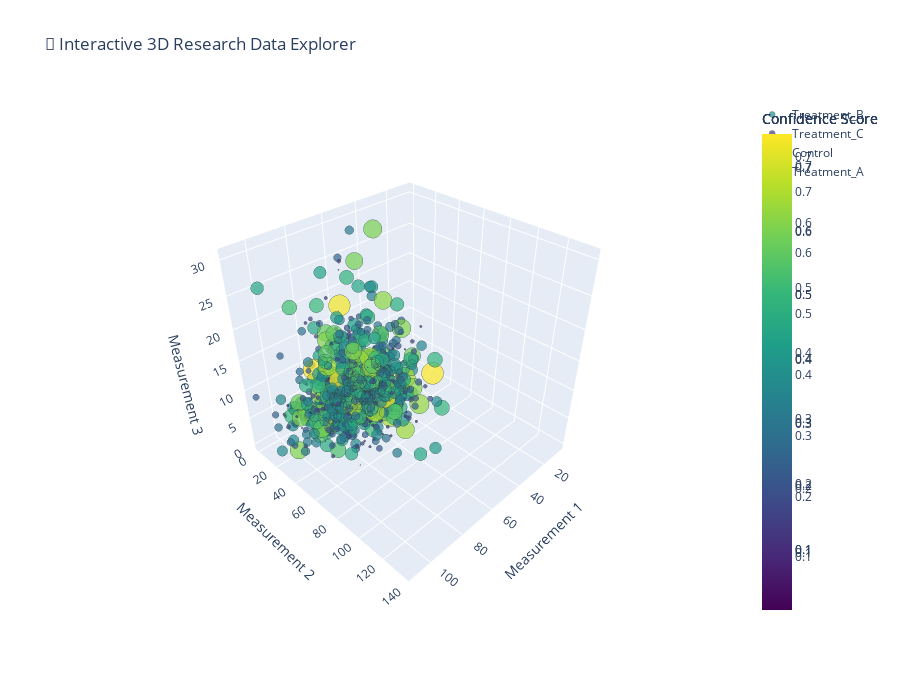
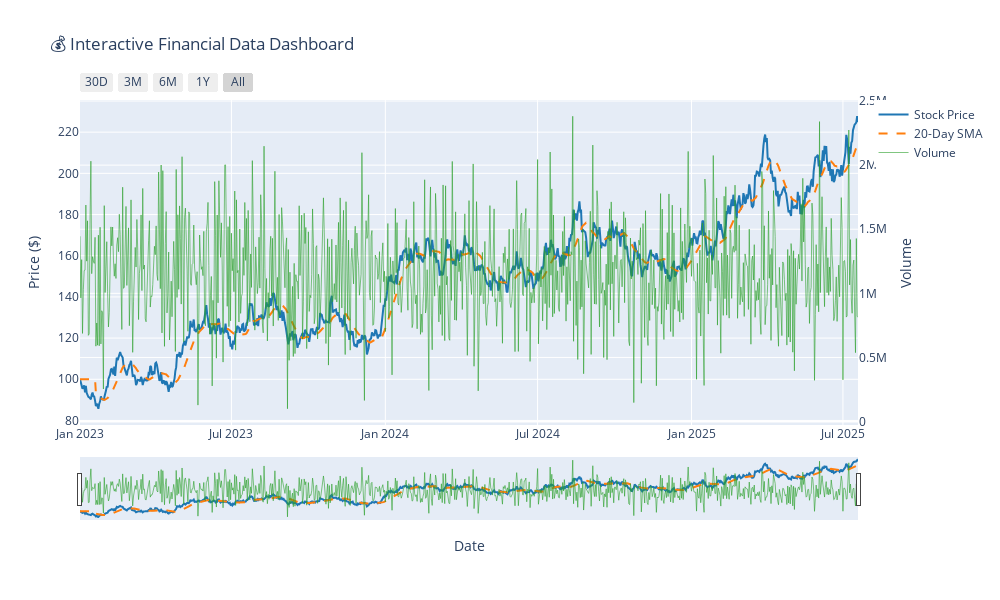

Here is the notebook cell these charts were saved with, in order:
### Code cell
# Interactive Visualizations with Plotly
print("🔄 INTERACTIVE PLOTLY VISUALIZATIONS")
print("=" * 45)

# 1. Interactive 3D scatter plot
fig_3d = go.Figure()

# Add different treatment groups as separate traces for better interactivity
for group in df_research['treatment_group'].unique():
    group_data = df_research[df_research['treatment_group'] == group]
    
    fig_3d.add_trace(go.Scatter3d(
        x=group_data['measurement_1'],
        y=group_data['measurement_2'],
        z=group_data['measurement_3'],
        mode='markers',
        marker=dict(
            size=group_data['confidence_score'] * 20,  # Size based on confidence
            opacity=0.7,
            colorscale='Viridis',
            color=group_data['confidence_score'],
            colorbar=dict(title="Confidence Score"),
            line=dict(width=0.5, color='DarkSlateGrey')
        ),
        name=group,
        text=[f"ID: {id}<br>Lab: {lab}<br>Researcher: {res}<br>Confidence: {conf:.2f}" 
              for id, lab, res, conf in zip(group_data['experiment_id'], 
                                           group_data['lab_location'],
                                           group_data['researcher'],
                                           group_data['confidence_score'])],
        hovertemplate="<b>%{fullData.name}</b><br>" +
                      "Measurement 1: %{x:.2f}<br>" +
                      "Measurement 2: %{y:.2f}<br>" +
                      "Measurement 3: %{z:.2f}<br>" +
                      "%{text}<extra></extra>"
    ))

fig_3d.update_layout(
    title="🔬 Interactive 3D Research Data Explorer",
    scene=dict(
        xaxis_title="Measurement 1",
        yaxis_title="Measurement 2",
        zaxis_title="Measurement 3",
        camera=dict(eye=dict(x=1.5, y=1.5, z=1.5))
    ),
    width=900,
    height=700,
    font=dict(size=12)
)

fig_3d.show()

# 2. Interactive time series with multiple traces and range selector
fig_ts = go.Figure()

# Add price data
fig_ts.add_trace(go.Scatter(
    x=df_financial['date'],
    y=df_financial['price'],
    mode='lines',
    name='Stock Price',
    line=dict(color='#1f77b4', width=2),
    hovertemplate="Date: %{x}<br>Price: $%{y:.2f}<extra></extra>"
))

# Add moving average
fig_ts.add_trace(go.Scatter(
    x=df_financial['date'],
    y=df_financial['sma_20'],
    mode='lines',
    name='20-Day SMA',
    line=dict(color='#ff7f0e', width=2, dash='dash'),
    hovertemplate="Date: %{x}<br>SMA: $%{y:.2f}<extra></extra>"
))

# Add volume as secondary y-axis
fig_ts.add_trace(go.Scatter(
    x=df_financial['date'],
    y=df_financial['volume'],
    mode='lines',
    name='Volume',
    yaxis='y2',
    line=dict(color='#2ca02c', width=1),
    opacity=0.6,
    hovertemplate="Date: %{x}<br>Volume: %{y:,.0f}<extra></extra>"
))

fig_ts.update_layout(
    title="💰 Interactive Financial Data Dashboard",
    xaxis=dict(
        title="Date",
        rangeslider=dict(visible=True),
        rangeselector=dict(
            buttons=list([
                dict(count=30, label="30D", step="day", stepmode="backward"),
                dict(count=90, label="3M", step="day", stepmode="backward"),
                dict(count=180, label="6M", step="day", stepmode="backward"),
                dict(count=365, label="1Y", step="day", stepmode="backward"),
                dict(step="all", label="All")
            ])
        )
    ),
    yaxis=dict(title="Price ($)", side="left"),
    yaxis2=dict(title="Volume", side="right", overlaying="y"),
    hovermode='x unified',
    width=1000,
    height=600,
    font=dict(size=12)
)

fig_ts.show()

# 3. Interactive geographic map with sales data
fig_map = go.Figure()

# Aggregate sales by city
city_totals = df_geographic.groupby(['city', 'latitude', 'longitude', 'region']).agg({
    'sales': ['sum', 'mean'],
    'population': 'first'
}).round(2)

city_totals.columns = ['total_sales', 'avg_sales', 'population']
city_totals = city_totals.reset_index()

fig_map.add_trace(go.Scattermapbox(
    lat=city_totals['latitude'],
    lon=city_totals['longitude'],
    mode='markers',
    marker=dict(
        size=city_totals['total_sales'] / 100000,  # Scale marker size
        color=city_totals['avg_sales'],
        colorscale='Plasma',
        colorbar=dict(title="Average Monthly Sales"),
        sizemode='diameter',
        sizemin=8,
        sizemax=50,
        opacity=0.8
    ),
    text=city_totals['city'],
    hovertemplate="<b>%{text}</b><br>" +
                  "Population: %{customdata[0]:,.0f}<br>" +
                  "Total Sales: $%{customdata[1]:,.0f}<br>" +
                  "Avg Monthly: $%{customdata[2]:,.0f}<br>" +
                  "Region: %{customdata[3]}<extra></extra>",
    customdata=city_totals[['population', 'total_sales', 'avg_sales', 'region']].values,
    name="Cities"
))

fig_map.update_layout(
    title="🗺️ Interactive Sales Map - City Performance",
    mapbox=dict(
        style="carto-positron",
        center=dict(lat=39.8283, lon=-98.5795),  # Center of USA
        zoom=3
    ),
    width=1000,
    height=700,
    font=dict(size=12)
)

fig_map.show()

# 4. Interactive correlation matrix with dendrograms
numeric_cols = ['measurement_1', 'measurement_2', 'measurement_3', 'confidence_score']
corr_matrix = df_research[numeric_cols].corr()

fig_corr = go.Figure(data=go.Heatmap(
    z=corr_matrix.values,
    x=corr_matrix.columns,
    y=corr_matrix.columns,
    colorscale='RdBu',
    zmid=0,
    text=corr_matrix.round(3).values,
    texttemplate="%{text}",
    textfont={"size": 12},
    hovertemplate="Variable 1: %{y}<br>Variable 2: %{x}<br>Correlation: %{z:.3f}<extra></extra>"
))

fig_corr.update_layout(
    title="🔗 Interactive Correlation Matrix",
    width=600,
    height=600,
    font=dict(size=12)
)

fig_corr.show()

# 5. Interactive box plots with statistical annotations
fig_box = go.Figure()

for i, group in enumerate(df_research['treatment_group'].unique()):
    group_data = df_research[df_research['treatment_group'] == group]['measurement_1']
    
    fig_box.add_trace(go.Box(
        y=group_data,
        name=group,
        boxpoints='outliers',
        jitter=0.3,
        pointpos=-1.8,
        marker=dict(color=f'rgb({i*60+100}, {150-i*30}, {200-i*40})'),
        hovertemplate="<b>%{fullData.name}</b><br>" +
                      "Value: %{y:.2f}<br>" +
                      "Q1: %{q1:.2f}<br>" +
                      "Median: %{median:.2f}<br>" +
                      "Q3: %{q3:.2f}<extra></extra>"
    ))

fig_box.update_layout(
    title="📦 Interactive Treatment Group Analysis",
    yaxis_title="Measurement Values",
    xaxis_title="Treatment Groups",
    width=800,
    height=600,
    font=dict(size=12),
    showlegend=False
)

fig_box.show()

# 6. Interactive sunburst chart for hierarchical data
# Create hierarchical structure: Region -> City -> Month
sunburst_data = df_geographic.copy()
sunburst_data['month_name'] = sunburst_data['month'].map({
    1: 'Jan', 2: 'Feb', 3: 'Mar', 4: 'Apr', 5: 'May', 6: 'Jun',
    7: 'Jul', 8: 'Aug', 9: 'Sep', 10: 'Oct', 11: 'Nov', 12: 'Dec'
})

fig_sunburst = go.Figure(go.Sunburst(
    ids=sunburst_data['region'].astype(str) + '-' + 
        sunburst_data['city'].astype(str) + '-' + 
        sunburst_data['month_name'].astype(str),
    labels=sunburst_data['month_name'],
    parents=sunburst_data['region'].astype(str) + '-' + sunburst_data['city'].astype(str),
    values=sunburst_data['sales'],
    branchvalues="total",
    hovertemplate="<b>%{label}</b><br>Sales: $%{value:,.0f}<br>Percentage: %{percentParent}<extra></extra>",
    maxdepth=3
))

# Add region level
region_level = sunburst_data.groupby(['region', 'city'])['sales'].sum().reset_index()
for _, row in region_level.iterrows():
    fig_sunburst.add_trace(go.Sunburst(
        ids=[row['region'] + '-' + row['city']],
        labels=[row['city']],
        parents=[row['region']],
        values=[row['sales']],
        branchvalues="total"
    ))

# Add top level
top_level = sunburst_data.groupby('region')['sales'].sum().reset_index()
for _, row in top_level.iterrows():
    fig_sunburst.add_trace(go.Sunburst(
        ids=[row['region']],
        labels=[row['region']],
        parents=[""],
        values=[row['sales']],
        branchvalues="total"
    ))

fig_sunburst.update_layout(
    title="☀️ Hierarchical Sales Breakdown (Region → City → Month)",
    width=700,
    height=700,
    font=dict(size=12)
)

fig_sunburst.show()

print("✅ Interactive visualization techniques demonstrated:")
print("  • 3D scatter plots with multi-dimensional data")
print("  • Time series with range selectors and multiple y-axes")
print("  • Geographic mapping with population-based markers")
print("  • Interactive correlation matrices with hover details")
print("  • Enhanced box plots with statistical annotations")
print("  • Hierarchical sunburst charts for categorical data")
print("  • Custom hover templates and color scales")
print("  • Responsive layouts and user controls")

### Figure 1 — Plotly figure (JSON) as saved in the notebook; plotly's stock layout.template omitted (floating-point values rounded to 4 significant figures; data arrays with more than 128 entries replaced by an {"elided": "..."} marker saying what was removed)
{"data": [{"hovertemplate": "<b>%{fullData.name}</b><br>Measurement 1: %{x:.2f}<br>Measurement 2: %{y:.2f}<br>Measurement 3: %{z:.2f}<br>%{text}<extra></extra>", "marker": {"color": {"elided": "232 float values"}, "colorbar": {"title": {"text": "Confidence Score"}}, "colorscale": [[0, "#440154"], [0.1111, "#482878"], [0.2222, "#3e4989"], [0.3333, "#31688e"], [0.4444, "#26828e"], [0.5556, "#1f9e89"], [0.6667, "#35b779"], [0.7778, "#6ece58"], [0.8889, "#b5de2b"], [1, "#fde725"]], "line": {"color": "DarkSlateGrey", "width": 0.5}, "opacity": 0.7, "size": {"elided": "232 float values"}}, "mode": "markers", "name": "Treatment_B", "text": {"elided": "232 str values"}, "type": "scatter3d", "x": {"elided": "232 float values"}, "y": {"elided": "232 float values"}, "z": {"elided": "232 float values"}}, {"hovertemplate": "<b>%{fullData.name}</b><br>Measurement 1: %{x:.2f}<br>Measurement 2: %{y:.2f}<br>Measurement 3: %{z:.2f}<br>%{text}<extra></extra>", "marker": {"color": {"elided": "280 float values"}, "colorbar": {"title": {"text": "Confidence Score"}}, "colorscale": [[0, "#440154"], [0.1111, "#482878"], [0.2222, "#3e4989"], [0.3333, "#31688e"], [0.4444, "#26828e"], [0.5556, "#1f9e89"], [0.6667, "#35b779"], [0.7778, "#6ece58"], [0.8889, "#b5de2b"], [1, "#fde725"]], "line": {"color": "DarkSlateGrey", "width": 0.5}, "opacity": 0.7, "size": {"elided": "280 float values"}}, "mode": "markers", "name": "Treatment_C", "text": {"elided": "280 str values"}, "type": "scatter3d", "x": {"elided": "280 float values"}, "y": {"elided": "280 float values"}, "z": {"elided": "280 float values"}}, {"hovertemplate": "<b>%{fullData.name}</b><br>Measurement 1: %{x:.2f}<br>Measurement 2: %{y:.2f}<br>Measurement 3: %{z:.2f}<br>%{text}<extra></extra>", "marker": {"color": {"elided": "258 float values"}, "colorbar": {"title": {"text": "Confidence Score"}}, "colorscale": [[0, "#440154"], [0.1111, "#482878"], [0.2222, "#3e4989"], [0.3333, "#31688e"], [0.4444, "#26828e"], [0.5556, "#1f9e89"], [0.6667, "#35b779"], [0.7778, "#6ece58"], [0.8889, "#b5de2b"], [1, "#fde725"]], "line": {"color": "DarkSlateGrey", "width": 0.5}, "opacity": 0.7, "size": {"elided": "258 float values"}}, "mode": "markers", "name": "Control", "text": {"elided": "258 str values"}, "type": "scatter3d", "x": {"elided": "258 float values"}, "y": {"elided": "258 float values"}, "z": {"elided": "258 float values"}}, {"hovertemplate": "<b>%{fullData.name}</b><br>Measurement 1: %{x:.2f}<br>Measurement 2: %{y:.2f}<br>Measurement 3: %{z:.2f}<br>%{text}<extra></extra>", "marker": {"color": {"elided": "230 float values"}, "colorbar": {"title": {"text": "Confidence Score"}}, "colorscale": [[0, "#440154"], [0.1111, "#482878"], [0.2222, "#3e4989"], [0.3333, "#31688e"], [0.4444, "#26828e"], [0.5556, "#1f9e89"], [0.6667, "#35b779"], [0.7778, "#6ece58"], [0.8889, "#b5de2b"], [1, "#fde725"]], "line": {"color": "DarkSlateGrey", "width": 0.5}, "opacity": 0.7, "size": {"elided": "230 float values"}}, "mode": "markers", "name": "Treatment_A", "text": {"elided": "230 str values"}, "type": "scatter3d", "x": {"elided": "230 float values"}, "y": {"elided": "230 float values"}, "z": {"elided": "230 float values"}}], "layout": {"font": {"size": 12}, "height": 700, "scene": {"camera": {"eye": {"x": 1.5, "y": 1.5, "z": 1.5}}, "xaxis": {"title": {"text": "Measurement 1"}}, "yaxis": {"title": {"text": "Measurement 2"}}, "zaxis": {"title": {"text": "Measurement 3"}}}, "title": {"text": "🔬 Interactive 3D Research Data Explorer"}, "width": 900}}

### Figure 2 — Plotly figure (JSON) as saved in the notebook; plotly's stock layout.template omitted (floating-point values rounded to 4 significant figures; data arrays with more than 128 entries replaced by an {"elided": "..."} marker saying what was removed)
{"data": [{"hovertemplate": "Date: %{x}<br>Price: $%{y:.2f}<extra></extra>", "line": {"color": "#1f77b4", "width": 2}, "mode": "lines", "name": "Stock Price", "type": "scatter", "x": {"elided": "931 str values"}, "y": {"elided": "931 float values"}}, {"hovertemplate": "Date: %{x}<br>SMA: $%{y:.2f}<extra></extra>", "line": {"color": "#ff7f0e", "dash": "dash", "width": 2}, "mode": "lines", "name": "20-Day SMA", "type": "scatter", "x": {"elided": "931 str values"}, "y": {"elided": "931 float values"}}, {"hovertemplate": "Date: %{x}<br>Volume: %{y:,.0f}<extra></extra>", "line": {"color": "#2ca02c", "width": 1}, "mode": "lines", "name": "Volume", "opacity": 0.6, "type": "scatter", "x": {"elided": "931 str values"}, "y": {"elided": "931 int values"}, "yaxis": "y2"}], "layout": {"font": {"size": 12}, "height": 600, "hovermode": "x unified", "title": {"text": "💰 Interactive Financial Data Dashboard"}, "width": 1000, "xaxis": {"rangeselector": {"buttons": [{"count": 30, "label": "30D", "step": "day", "stepmode": "backward"}, {"count": 90, "label": "3M", "step": "day", "stepmode": "backward"}, {"count": 180, "label": "6M", "step": "day", "stepmode": "backward"}, {"count": 365, "label": "1Y", "step": "day", "stepmode": "backward"}, {"label": "All", "step": "all"}]}, "rangeslider": {"visible": true}, "title": {"text": "Date"}}, "yaxis": {"side": "left", "title": {"text": "Price ($)"}}, "yaxis2": {"overlaying": "y", "side": "right", "title": {"text": "Volume"}}}}
